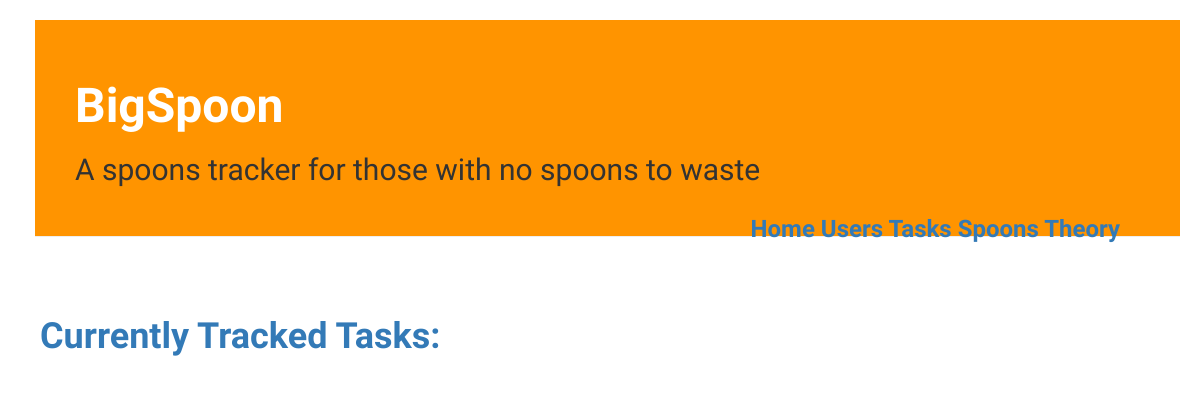
Page /task_list on the earlier database version.
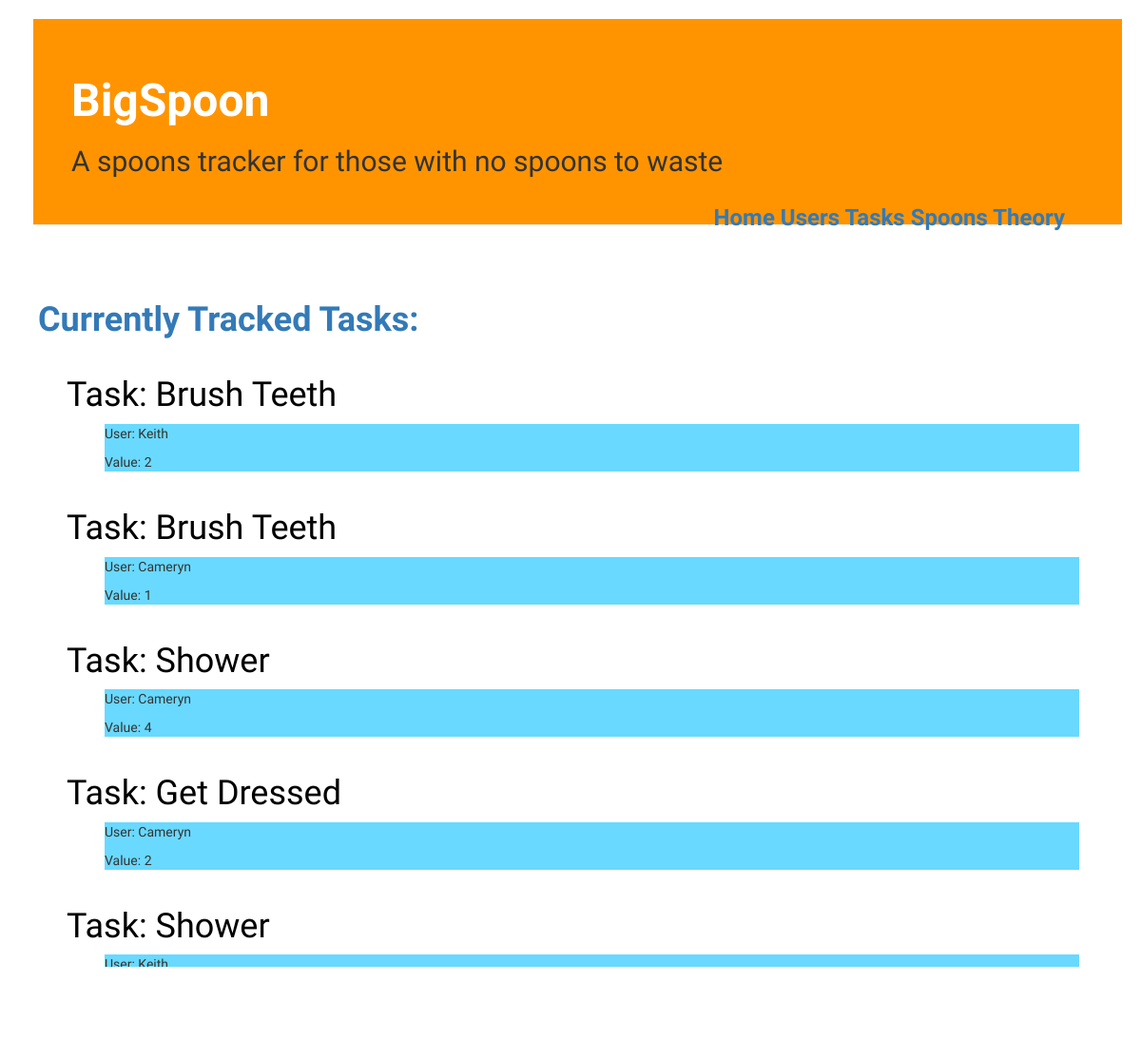
Same page on the later database version.
### spoons/models.py (models this page shows, shortened)
class SpoonTask(models.Model):
    task_key = models.AutoField(primary_key=True)
    task_user = models.ForeignKey('auth.User')
    task = models.CharField(max_length=20,
    )
    value = models.PositiveIntegerField()

### spoons/views.py (the view)
# urls.py: url(r'^task_list', views.task_list, name='tasks'),
def task_list(request):
    tasks = SpoonTask.objects.all() # NOTE: Make User Dynamic
    return render(request, 'spoons/task_list.html', {'tasks': tasks})

### spoons/templates/spoons/task_list.html
{% extends 'spoons/base.html' %}
{% block content %}
  <a href="{% url 'task_new' %}" class ""
    <div>
      <h1 class="list-title"><strong>Currently Tracked Tasks:</strong></h1>
      {% for task in tasks %}
        <div class="task">
          <h1><a href="{% url 'task_detail' pk=task.task_key%}">Task: {{task.task}}</a></h1>
          <div class="info">
            <p>User: {{task.task_user}}</p>
            <p>Value: {{task.value}}</p>
          </div>
        </div>
      {% endfor %}
    </div>
{% endblock %}

### spoons/templates/spoons/base.html (shortened to what this page needs)
<!DOCTYPE html>
{% load staticfiles %}
<html>
  <head>
    <link rel="stylesheet" href="//maxcdn.bootstrapcdn.com/bootstrap/3.2.0/css/bootstrap.min.css">
    <link rel="stylesheet" href="//maxcdn.bootstrapcdn.com/bootstrap/3.2.0/css/bootstrap-theme.min.css">
    <link rel="stylesheet" href="{% static 'css/styles.css' %}">
  </head>
  <body>
    <div class="page-header">
      <h1 class="page-title"><a href='/'>BigSpoon</a></h1>
      <h2>A spoons tracker for those with no spoons to waste</h2>
      <div class="top-menu">
        <h3><strong>
          <a href='/index.html'>Home</a>
          <a href='/user_list.html'>Users</a>
          <a href='/task_list.html'>Tasks</a>
          <a href="https://butyoudontlooksick.com/articles/written-by-christine/the-spoon-theory/">Spoons Theory</a>
        </strong></h3>
      </div>
    </div>
    <div class="content-container">
      <div class="row">
        {% block content %}
        {% endblock%}
      </div>
  </body>
</html>

### spoons/static/css/styles.css (style rules this page uses)
h1 a { color: #FCA205; font-family: 'Amatic SC'; font-style: normal; }
body { padding-left: 15px; }
.page-header { background-color: #ff9400; margin: 20px 20px 20px 20px; padding: 40px 40px 40px 40px; }
.page-header h1, .page-header h1 a, .page-header h1 a:visited, .page-header h1 a:active { color: #ffffff; font-size: 36pt; text-decoration: none; }
.page-title { font-weight: bold; }
.list-title { font-weight: bold; padding: 40px 40px 0px 40px; }
.info { margin-left: 40px; margin-right: 40px; background-color: #69D9FF; font-family: 'Josefin Sans'; }
h1, h2, h3, h4 { font-family: 'Amatic SC', cursive; }
.top-menu, .top-menu:hover, .top-menu:visited { color: #ffffff; float: right; font-size: 26pt; margin-right: 20px; }
.user, .task { margin: 40px 40px 40px 70px; }
.user h1 a, .user h1 a:visited, .task h1 a, .task h1 a:visited { color: #000000; font-family: 'Josefin Sans'; }

Differences in the rows shown:
added SpoonTask: task "Brush Teeth", task_user "Keith", value "2"
added SpoonTask: task "Brush Teeth", task_user "Cameryn", value "1"
added SpoonTask: task "Shower", task_user "Cameryn", value "4"
added SpoonTask: task "Get Dressed", task_user "Cameryn", value "2"
added SpoonTask: task "Shower", task_user "Keith"
